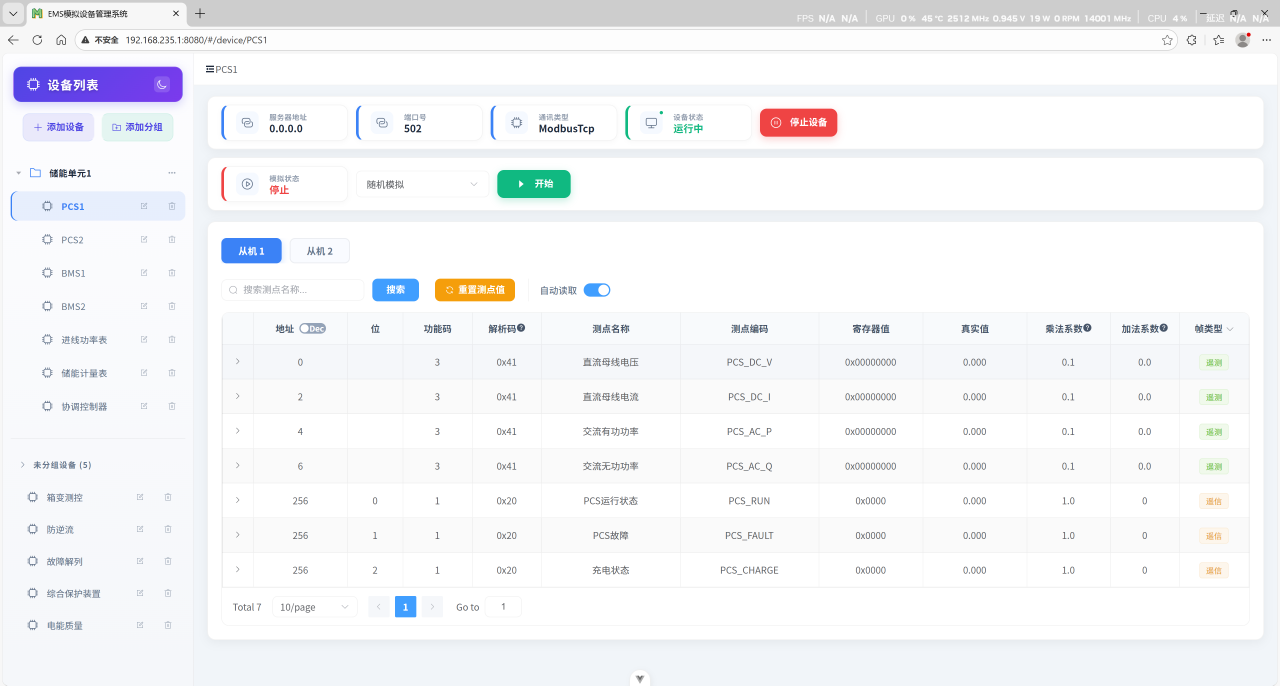
#> input picture resources/img/1.png, 3838 x 2056 px (shown at 1/3 size)
$ python generate_tauri_icons.py
#> lines starting #> are read from the running program, lines starting #| are printed output that depends on the picture
# -*- coding: utf-8 -*-
"""
Tauri 图标生成脚本
从 resources/m.ico 或 resources/img/ 中的图片生成 Tauri 所需的各种尺寸图标

需要安装: pip install Pillow
"""

import os
import sys
from pathlib import Path

try:
    from PIL import Image
except ImportError:
    print("需要安装 Pillow: pip install Pillow")
    sys.exit(1)

# 项目路径
PROJECT_ROOT = Path(__file__).resolve().parent.parent
TAURI_ICONS_DIR = PROJECT_ROOT / "src-tauri" / "icons"
RESOURCES_DIR = PROJECT_ROOT / "resources"

# Tauri 需要的图标尺寸
ICON_SIZES = {
    "32x32.png": (32, 32),
    "128x128.png": (128, 128),
    "128x128@2x.png": (256, 256),
    "icon.png": (512, 512),
}

# Windows ico 尺寸
ICO_SIZES = [(16, 16), (24, 24), (32, 32), (48, 48), (64, 64), (128, 128), (256, 256)]


def find_source_image():
    """查找源图片"""
    # 优先使用 ico 文件
    ico_path = RESOURCES_DIR / "m.ico"
    if ico_path.exists():
        return ico_path

    # 从 img 目录查找 png
    img_dir = RESOURCES_DIR / "img"
    if img_dir.exists():
        for pattern in ["*.png", "*.jpg"]:
            files = list(img_dir.glob(pattern))
            if files:
                return files[0]

    print("错误: 未找到源图片，请确保 resources/ 目录中有图片文件")
    sys.exit(1)


def main():
    os.makedirs(TAURI_ICONS_DIR, exist_ok=True)

    source_path = find_source_image()
    print(f"源图片: {source_path}")

    img = Image.open(source_path)
#> img is the input picture: PIL image 3838x2056 RGBA; mean R, G, B, A 244.3, 245.1, 247.4, 255
    print(f"原始尺寸: {img.size}, 模式: {img.mode}")
#| 原始尺寸: (3838, 2056), 模式: RGBA

    # 确保 RGBA 模式
    if img.mode != "RGBA":
        img = img.convert("RGBA")

    # 生成 PNG 图标
    print("\nGenerating PNG icons...")
    for name, size in ICON_SIZES.items():
        resized = img.resize(size, Image.LANCZOS)
        dest = TAURI_ICONS_DIR / name
        resized.save(dest, "PNG")
        print(f"  [OK] {name} ({size[0]}x{size[1]})")
#> this loop made 4 passes
#> pass 1, in main, `resized = img.resize(size, Image.LANCZOS)`:
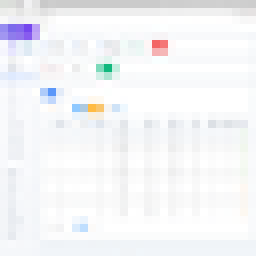
#> resized: PIL image 32x32 RGBA (shown 8 times larger); mean R, G, B, A 244.1, 245, 247.3, 255
#> pass 2, in main, `resized = img.resize(size, Image.LANCZOS)`:
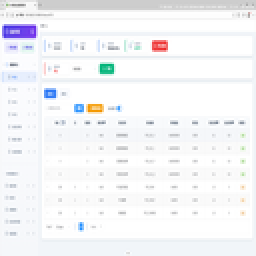
#> resized: PIL image 128x128 RGBA (shown 2 times larger); mean R, G, B, A 244.1, 245, 247.3, 255
#> pass 3, in main, `resized = img.resize(size, Image.LANCZOS)`:
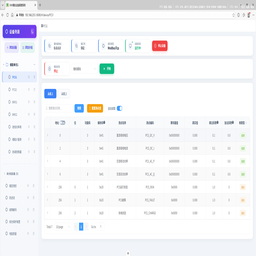
#> resized: PIL image 256x256 RGBA; mean R, G, B, A 244.2, 245.1, 247.3, 255

    # 生成 Windows ico
    print("\nGenerating ICO icon...")
    ico_dest = TAURI_ICONS_DIR / "icon.ico"
    # 使用最大尺寸的图片作为 ico 基础
    ico_base = img.resize((256, 256), Image.LANCZOS)
    ico_base.save(ico_dest, "ICO", sizes=ICO_SIZES)
    print(f"  [OK] icon.ico")

    # 生成 macOS icns (占位符)
    print("\nGenerating ICNS placeholder...")
    icns_dest = TAURI_ICONS_DIR / "icon.icns"
    # 复制最大的 PNG 作为占位（实际应使用 iconutil 生成）
    img_512 = img.resize((512, 512), Image.LANCZOS)
    img_512.save(TAURI_ICONS_DIR / "icon.png", "PNG")
    print(f"  [WARN] icon.icns -- use iconutil for macOS build")

    print(f"\n[DONE] Icons generated: {TAURI_ICONS_DIR}")
    print(f"\nVerify with: cargo tauri icon --help")


if __name__ == "__main__":
    main()
